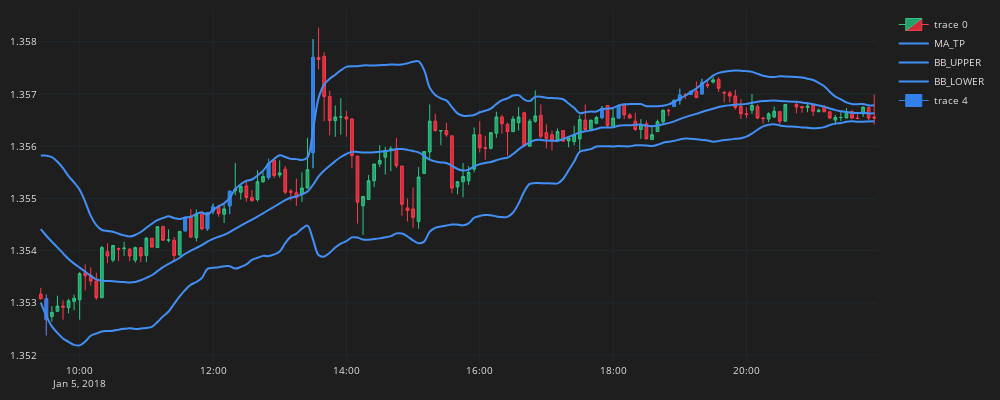

Notebook code cell kept with this figure:
### Code cell
df_plot = df.iloc[1000:1150]
plot_candles(df_plot)

### Figure 1 — Plotly figure (JSON) as saved in the notebook; plotly's stock layout.template omitted (floating-point values rounded to 4 significant figures; data arrays with more than 128 entries replaced by an {"elided": "..."} marker saying what was removed)
{"data": [{"close": {"elided": "150 float values"}, "decreasing": {"fillcolor": "#CC2E3C", "line": {"color": "#FF3A4C"}}, "high": {"elided": "150 float values"}, "increasing": {"fillcolor": "#24A06B", "line": {"color": "#2EC886"}}, "line": {"width": 1}, "low": {"elided": "150 float values"}, "opacity": 1, "open": {"elided": "150 float values"}, "type": "candlestick", "x": {"elided": "150 str values"}}, {"line": {"color": "#4290f5", "shape": "spline", "width": 2}, "mode": "lines", "name": "MA_TP", "type": "scatter", "x": {"elided": "150 str values"}, "y": {"elided": "150 float values"}}, {"line": {"color": "#4290f5", "shape": "spline", "width": 2}, "mode": "lines", "name": "BB_UPPER", "type": "scatter", "x": {"elided": "150 str values"}, "y": {"elided": "150 float values"}}, {"line": {"color": "#4290f5", "shape": "spline", "width": 2}, "mode": "lines", "name": "BB_LOWER", "type": "scatter", "x": {"elided": "150 str values"}, "y": {"elided": "150 float values"}}, {"close": [1.353, 1.355, 1.355, 1.355, 1.355, 1.356, 1.358, 1.357, 1.357, 1.357, 1.357, 1.357, 1.357], "decreasing": {"fillcolor": "#3480eb", "line": {"color": "#3480eb"}}, "high": [1.353, 1.355, 1.355, 1.355, 1.355, 1.356, 1.358, 1.357, 1.357, 1.357, 1.357, 1.357, 1.357], "increasing": {"fillcolor": "#3480eb", "line": {"color": "#3480eb"}}, "line": {"width": 1}, "low": [1.352, 1.354, 1.354, 1.355, 1.355, 1.355, 1.356, 1.357, 1.357, 1.357, 1.357, 1.357, 1.357], "opacity": 1, "open": [1.353, 1.354, 1.354, 1.355, 1.355, 1.355, 1.356, 1.357, 1.357, 1.357, 1.357, 1.357, 1.357], "type": "candlestick", "x": ["2018-01-05T09:30:00+00:00", "2018-01-05T11:35:00+00:00", "2018-01-05T11:55:00+00:00", "2018-01-05T12:00:00+00:00", "2018-01-05T12:15:00+00:00", "2018-01-05T12:50:00+00:00", "2018-01-05T13:30:00+00:00", "2018-01-05T17:50:00+00:00", "2018-01-05T18:05:00+00:00", "2018-01-05T18:55:00+00:00", "2018-01-05T19:00:00+00:00", "2018-01-05T19:10:00+00:00", "2018-01-05T19:20:00+00:00"]}], "layout": {"font": {"color": "#e1e1e1", "size": 10}, "height": 400, "margin": {"b": 10, "l": 10, "r": 10, "t": 10}, "paper_bgcolor": "#1e1e1e", "plot_bgcolor": "#1e1e1e", "width": 1000, "xaxis": {"fixedrange": true, "gridcolor": "#1f292f", "rangebreaks": [{"bounds": ["sat", "mon"]}], "rangeslider": {"visible": false}, "showgrid": true}, "yaxis": {"gridcolor": "#1f292f", "showgrid": true}}}
